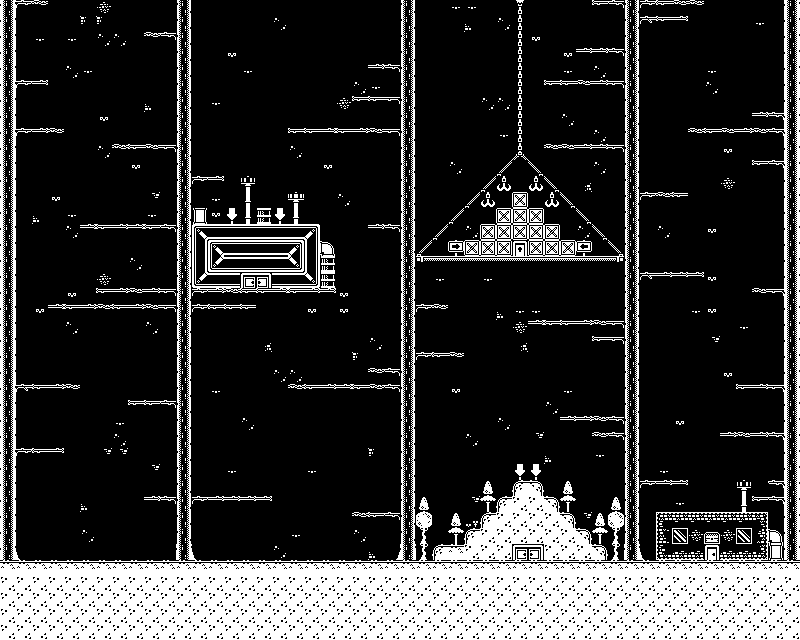

A 2D game scene composited from a Tiled map and its tileset images. What follows is a short description and the map's XML, with each tile layer's data collapsed to a summary:
An orthogonal 50x40 tile map with 16x16 px tiles, 10 tile layers (Backdrop, Background, Midground, TreeBorder, ...), 2 tilesets.

<map version="1.10" tiledversion="1.10.2" orientation="orthogonal" renderorder="right-down" width="50" height="40" tilewidth="16" tileheight="16" infinite="0" nextlayerid="12" nextobjectid="1">
 <editorsettings>
  <export target="tilesets/hub.tmj" format="json" />
 </editorsettings>
 <tileset firstgid="1" name="base_transparent" tilewidth="16" tileheight="16" tilecount="400" columns="20">
  <image source="kenney_1-bit-platformer-pack/Tilemap/monochrome_tilemap_transparent_packed.png" width="320" height="320" />
 </tileset>
 <tileset firstgid="401" name="base_black" tilewidth="16" tileheight="16" tilecount="400" columns="20">
  <image source="kenney_1-bit-platformer-pack/Tilemap/monochrome_tilemap_packed.png" width="320" height="320" />
  <tile id="0" probability="0.95" />
  <tile id="147" probability="0.05" />
  <tile id="148" probability="0.05" />
  <tile id="149" probability="0.05" />
  <tile id="167" probability="0.05" />
  <tile id="168" probability="0.05" />
  <tile id="169" probability="0.05" />
  <tile id="187" probability="0.1" />
  <tile id="189" probability="0.1" />
  <tile id="199" probability="0.15" />
  <tile id="216" probability="0.15" />
  <tile id="219" probability="0.15" />
  <tile id="279" probability="0.05" />
  <tile id="291" probability="0.05" />
  <tile id="296" probability="0.005" />
  <tile id="299" probability="0.05" />
  <tile id="319" probability="0.05" />
  <tile id="326" probability="0.01">
   <animation>
    <frame tileid="326" duration="300" />
    <frame tileid="346" duration="300" />
   </animation>
  </tile>
  <tile id="339" probability="0.05" />
  <tile id="346" probability="0.01">
   <animation>
    <frame tileid="346" duration="300" />
    <frame tileid="326" duration="300" />
   </animation>
  </tile>
 </tileset>
 <layer id="3" name="Backdrop" width="50" height="40" locked="1">
  <data>[2000 cells, 2000 non-empty, 1 distinct tile ids]</data>
 </layer>
 <layer id="1" name="Background" width="50" height="40" locked="1">
  <data>[2000 cells, 215 non-empty, 8 distinct tile ids]</data>
 </layer>
 <layer id="2" name="Midground" width="50" height="40" locked="1">
  <data>[2000 cells, 311 non-empty, 5 distinct tile ids]</data>
 </layer>
 <layer id="4" name="TreeBorder" width="50" height="40" locked="1">
  <data>[2000 cells, 72 non-empty, 3 distinct tile ids]</data>
 </layer>
 <layer id="5" name="Walkable" width="50" height="40">
  <data>[2000 cells, 447 non-empty, 12 distinct tile ids]</data>
 </layer>
 <layer id="6" name="Shop" width="50" height="40" locked="1">
  <data>[2000 cells, 17 non-empty, 12 distinct tile ids]</data>
 </layer>
 <layer id="8" name="Level1" width="50" height="40" locked="1">
  <data>[2000 cells, 50 non-empty, 10 distinct tile ids]</data>
 </layer>
 <layer id="10" name="Level2" width="50" height="40">
  <data>[2000 cells, 44 non-empty, 17 distinct tile ids]</data>
 </layer>
 <layer id="11" name="Level3" width="50" height="40">
  <data>[2000 cells, 56 non-empty, 12 distinct tile ids]</data>
 </layer>
 <layer id="7" name="Doors" width="50" height="40">
  <data>[2000 cells, 4 non-empty, 4 distinct tile ids]</data>
 </layer>
</map>
